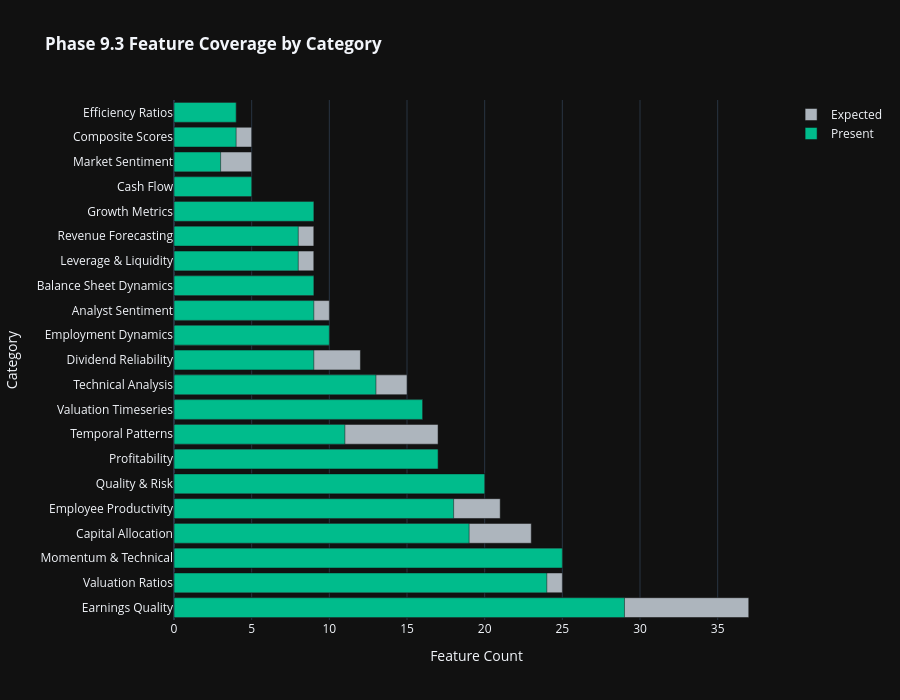
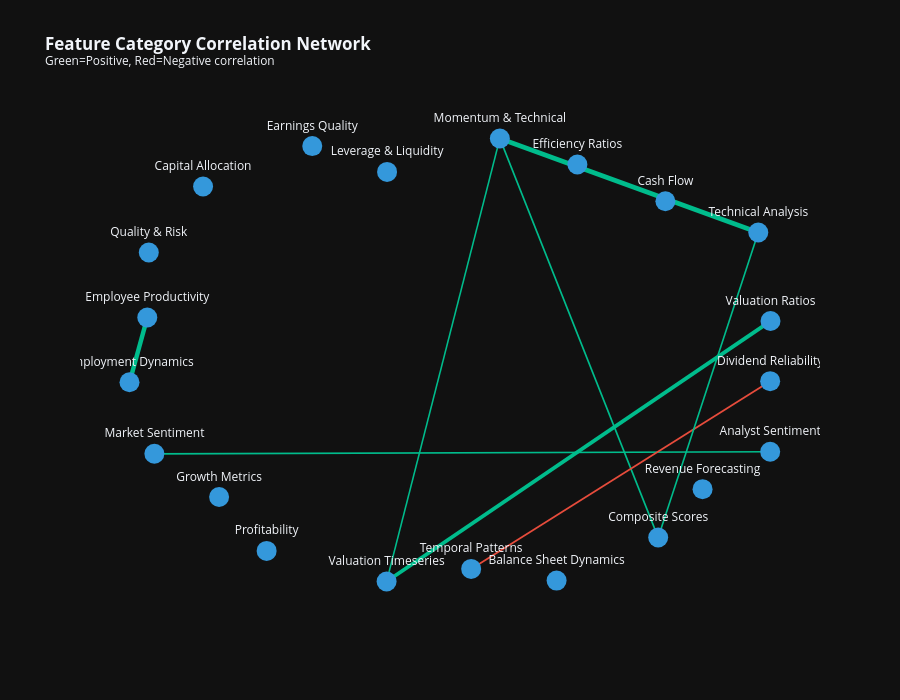

Notebook code cell kept with these figures, in order:
### Markdown cell above
## Cell 4: Phase 9.3 Feature Category Dashboards

Comprehensive dashboards for each of the 21 Phase 9.3 feature categories.

### Code cell
# ============================================================================
# Cell 4: Phase 9.3 Feature Category Dashboards
# ============================================================================

print('=' * 80)
print('📊 PHASE 9.3 FEATURE CATEGORY DASHBOARDS')
print('=' * 80)

category_viz_dir = OUTPUT_DIR / 'eda' / 'dashboards' / 'categories'
category_viz_dir.mkdir(parents=True, exist_ok=True)

# Get categorized features
categorized = categorize_dataframe_columns(df)

# ============================================================================
# 4.1 Category Coverage Overview
# ============================================================================
print('\n📋 Feature Category Coverage Analysis...')

coverage_data = []
for category, features in PHASE93_FEATURE_CATEGORIES.items():
    present = [f for f in features if f in df.columns]
    avg_completeness = 0
    if present:
        avg_completeness = df[present].notna().mean().mean() * 100

    coverage_data.append({
        'Category': category,
        'Expected': len(features),
        'Present': len(present),
        'Coverage_Pct': len(present) / len(features) * 100 if features else 0,
        'Completeness_Pct': avg_completeness,
        'Color': CATEGORY_COLORS.get(category, '#666666'),
    })

coverage_df = pd.DataFrame(coverage_data).sort_values('Expected', ascending=False)

# Coverage bar chart
fig_coverage = go.Figure()
fig_coverage.add_trace(go.Bar(
    y=coverage_df['Category'], x=coverage_df['Expected'],
    name='Expected', orientation='h', marker_color=COLOR_PALETTE['neutral'],
))
fig_coverage.add_trace(go.Bar(
    y=coverage_df['Category'], x=coverage_df['Present'],
    name='Present', orientation='h', marker_color=COLOR_PALETTE['success'],
))
fig_coverage.update_layout(
    title='<b>Phase 9.3 Feature Coverage by Category</b>',
    template=PLOTLY_TEMPLATE, height=700, barmode='overlay',
    xaxis_title='Feature Count', yaxis_title='Category',
)
fig_coverage.write_html(category_viz_dir / 'phase93_coverage_overview.html')
fig_coverage.show()
print(f'  ✓ Saved: phase93_coverage_overview.html')


# ============================================================================
# 4.2 Generate Dashboard for Each Major Category
# ============================================================================

def create_category_dashboard(dashboard_df, category_name, category_features, output_dir, group_cols=None):
    """Create comprehensive dashboard for a feature category."""
    # Filter features to only include numeric columns present in dashboard_df
    available_features = [f for f in category_features
                          if f in dashboard_df.columns and pd.api.types.is_numeric_dtype(dashboard_df[f])]

    if not available_features:
        print(f"  ⚠ No numeric features available for {category_name}")
        return None

    # Create subplots
    fig = make_subplots(
        rows=2, cols=2,
        subplot_titles=[
            f'{category_name}: Distribution by Sector',
            f'{category_name}: Top Features Correlation',
            f'{category_name}: Regional Comparison',
            f'{category_name}: Key Metrics Box Plots',
        ],
        specs=[[{'type': 'bar'}, {'type': 'heatmap'}],
               [{'type': 'scatter'}, {'type': 'box'}]],
        vertical_spacing=0.12, horizontal_spacing=0.1,
    )

    # 1. Mean by Sector (top 10 sectors)
    if 'sector' in dashboard_df.columns and available_features:
        sector_means = dashboard_df.groupby('sector')[available_features[:5]].mean()
        top_sectors = dashboard_df['sector'].value_counts().head(10).index
        sector_means = sector_means.loc[sector_means.index.isin(top_sectors)]

        for i_feat, feat in enumerate(available_features[:3]):
            if feat in sector_means.columns:
                fig.add_trace(
                    go.Bar(x=sector_means.index, y=sector_means[feat], name=feat[:20]),
                    row=1, col=1
                )

    # 2. Correlation heatmap
    if len(available_features) >= 3:
        corr = dashboard_df[available_features[:10]].corr()
        fig.add_trace(
            go.Heatmap(z=corr.values, x=corr.columns, y=corr.index,
                       colorscale='RdBu_r', zmin=-1, zmax=1),
            row=1, col=2
        )

    # 3. Regional scatter (first 2 features)
    if 'region' in dashboard_df.columns and len(available_features) >= 2:
        for region_name in dashboard_df['region'].unique()[:5]:
            region_df_slice = dashboard_df[dashboard_df['region'] == region_name]
            fig.add_trace(
                go.Scatter(x=region_df_slice[available_features[0]], y=region_df_slice[available_features[1]],
                           mode='markers', name=str(region_name)[:15], opacity=0.6),
                row=2, col=1
            )

    # 4. Box plots
    if 'sector' in dashboard_df.columns and available_features:
        for feat in available_features[:2]:
            fig.add_trace(
                go.Box(y=dashboard_df[feat], x=dashboard_df['sector'], name=feat[:15]),
                row=2, col=2
            )

    fig.update_layout(
        title=f'<b>{category_name} Dashboard</b><br><sup>{len(available_features)} features available</sup>',
        template=PLOTLY_TEMPLATE, height=900, showlegend=True,
    )

    output_path_file = output_dir / f'{category_name.lower().replace(" ", "_").replace("&", "and")}_dashboard.html'
    fig.write_html(output_path_file)
    return output_path_file


# Generate dashboards for key categories
key_categories = [
    'Momentum & Technical', 'Valuation Ratios', 'Profitability',
    'Quality & Risk', 'Growth Metrics', 'Leverage & Liquidity',
    'Analyst Sentiment', 'Earnings Quality', 'Dividend Reliability',
    'Revenue Forecasting', 'Balance Sheet Dynamics', 'Technical Analysis',
    'Valuation Timeseries', 'Employment Dynamics',
]

for category in key_categories:
    if category in PHASE93_FEATURE_CATEGORIES:
        features = PHASE93_FEATURE_CATEGORIES[category]
        result = create_category_dashboard(df, category, features, category_viz_dir)
        if result:
            print(f'  ✓ Created: {result.name}')

# ============================================================================
# 4.3 Feature Category Correlation Network
# ============================================================================
print('\n🕸️ Creating Feature Category Correlation Network...')
fig_network = create_category_correlation_network(df, category_mapping=PHASE93_FEATURE_CATEGORIES,
                                                  output_dir=category_viz_dir)
if fig_network is not None:
    fig_network.show()
    print(f'  ✓ Saved: category_correlation_network.html')

print('\n✓ Phase 9.3 Category Dashboards Complete')

### Figure 1 — Plotly figure (JSON) as saved in the notebook; plotly's stock layout.template omitted (floating-point values rounded to 4 significant figures)
{"data": [{"marker": {"color": "#adb5bd"}, "name": "Expected", "orientation": "h", "x": [37, 25, 25, 23, 21, 20, 17, 17, 16, 15, 12, 10, 10, 9, 9, 9, 9, 5, 5, 5, 4], "y": ["Earnings Quality", "Valuation Ratios", "Momentum & Technical", "Capital Allocation", "Employee Productivity", "Quality & Risk", "Profitability", "Temporal Patterns", "Valuation Timeseries", "Technical Analysis", "Dividend Reliability", "Employment Dynamics", "Analyst Sentiment", "Balance Sheet Dynamics", "Leverage & Liquidity", "Revenue Forecasting", "Growth Metrics", "Cash Flow", "Market Sentiment", "Composite Scores", "Efficiency Ratios"], "type": "bar"}, {"marker": {"color": "#00bc8c"}, "name": "Present", "orientation": "h", "x": [29, 24, 25, 19, 18, 20, 17, 11, 16, 13, 9, 10, 9, 9, 8, 8, 9, 5, 3, 4, 4], "y": ["Earnings Quality", "Valuation Ratios", "Momentum & Technical", "Capital Allocation", "Employee Productivity", "Quality & Risk", "Profitability", "Temporal Patterns", "Valuation Timeseries", "Technical Analysis", "Dividend Reliability", "Employment Dynamics", "Analyst Sentiment", "Balance Sheet Dynamics", "Leverage & Liquidity", "Revenue Forecasting", "Growth Metrics", "Cash Flow", "Market Sentiment", "Composite Scores", "Efficiency Ratios"], "type": "bar"}], "layout": {"title": {"text": "<b>Phase 9.3 Feature Coverage by Category</b>"}, "height": 700, "barmode": "overlay", "xaxis": {"title": {"text": "Feature Count"}}, "yaxis": {"title": {"text": "Category"}}}}

### Figure 2 — Plotly figure (JSON) as saved in the notebook; plotly's stock layout.template omitted (floating-point values rounded to 4 significant figures)
{"data": [{"hoverinfo": "none", "line": {"color": "#00bc8c", "width": 1.753}, "mode": "lines", "x": [0.1337, 0.6059, null], "y": [1.0, -0.7835, null], "type": "scatter"}, {"hoverinfo": "none", "line": {"color": "#00bc8c", "width": 4.691}, "mode": "lines", "x": [0.1337, 0.9044, null], "y": [1.0, 0.5801, null], "type": "scatter"}, {"hoverinfo": "none", "line": {"color": "#00bc8c", "width": 1.54}, "mode": "lines", "x": [0.1337, -0.204, null], "y": [1.0, -0.98, null], "type": "scatter"}, {"hoverinfo": "none", "line": {"color": "#00bc8c", "width": 3.875}, "mode": "lines", "x": [0.9408, -0.204, null], "y": [0.1841, -0.98, null], "type": "scatter"}, {"hoverinfo": "none", "line": {"color": "#00bc8c", "width": 1.707}, "mode": "lines", "x": [0.9399, -0.8964, null], "y": [-0.4001, -0.4092, null], "type": "scatter"}, {"hoverinfo": "none", "line": {"color": "#e74c3c", "width": 1.74}, "mode": "lines", "x": [0.04818, 0.9399, null], "y": [-0.9237, -0.08471, null], "type": "scatter"}, {"hoverinfo": "none", "line": {"color": "#00bc8c", "width": 1.616}, "mode": "lines", "x": [0.6059, 0.9044, null], "y": [-0.7835, 0.5801, null], "type": "scatter"}, {"hoverinfo": "none", "line": {"color": "#00bc8c", "width": 4.439}, "mode": "lines", "x": [-0.9176, -0.9707, null], "y": [0.1998, -0.08964, null], "type": "scatter"}, {"hoverinfo": "text", "marker": {"color": "#3498db", "size": 20}, "mode": "markers+text", "text": ["Momentum & Technical", "Valuation Ratios", "Profitability", "Quality & Risk", "Cash Flow", "Capital Allocation", "Analyst Sentiment", "Market Sentiment", "Leverage & Liquidity", "Temporal Patterns", "Composite Scores", "Growth Metrics", "Efficiency Ratios", "Employee Productivity", "Balance Sheet Dynamics", "Revenue Forecasting", "Earnings Quality", "Technical Analysis", "Valuation Timeseries", "Dividend Reliability", "Employment Dynamics"], "textposition": "top center", "x": [0.1337, 0.9408, -0.5617, -0.9131, 0.6274, -0.7513, 0.9399, -0.8964, -0.2026, 0.04818, 0.6059, -0.7035, 0.365, -0.9176, 0.303, 0.7383, -0.4256, 0.9044, -0.204, 0.9399, -0.9707], "y": [1.0, 0.1841, -0.8434, 0.4903, 0.7193, 0.7857, -0.4001, -0.4092, 0.8508, -0.9237, -0.7835, -0.6023, 0.8836, 0.1998, -0.976, -0.5673, 0.966, 0.5801, -0.98, -0.08471, -0.08964], "type": "scatter"}], "layout": {"xaxis": {"showgrid": false, "zeroline": false, "showticklabels": false}, "yaxis": {"showgrid": false, "zeroline": false, "showticklabels": false}, "title": {"text": "<b>Feature Category Correlation Network</b><br><sup>Green=Positive, Red=Negative correlation</sup>"}, "showlegend": false, "height": 700}}
